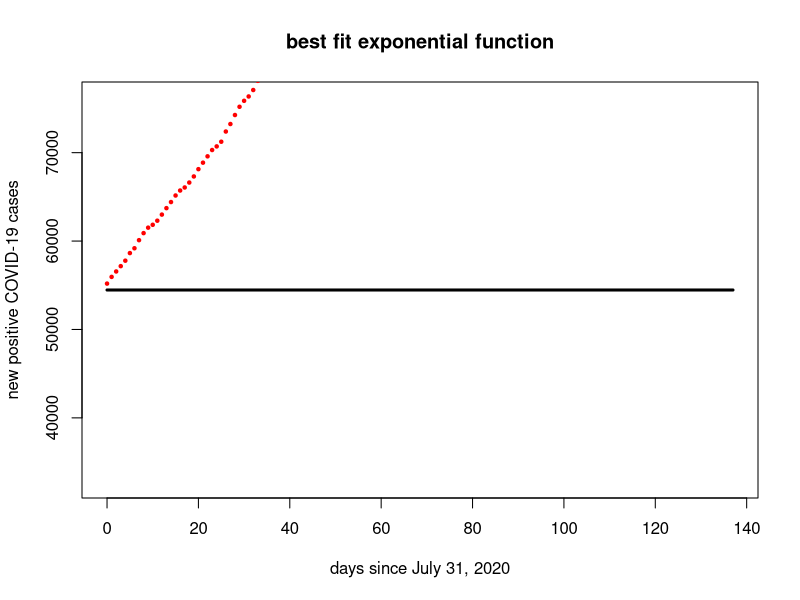
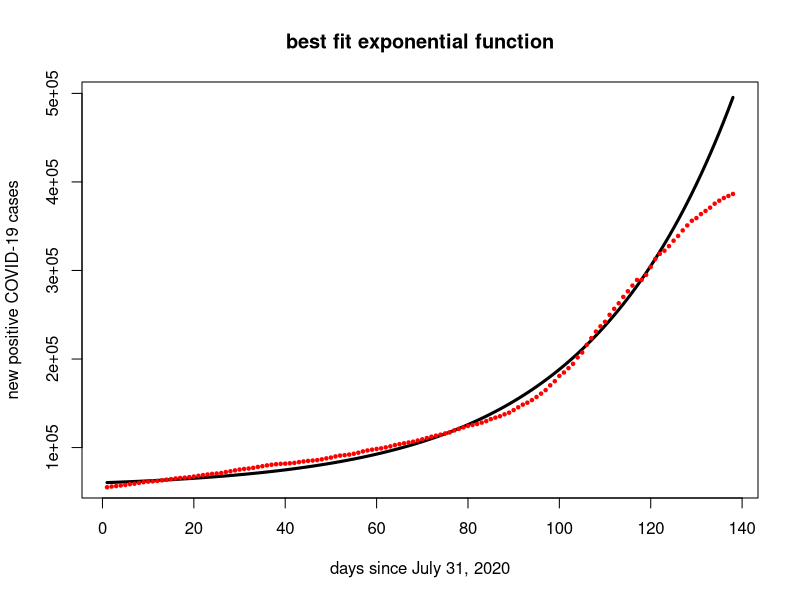

Source code (R) for these figures, in order:
## ---- chunk 1

covid.start = 54463

covid.mn = c(725, 1484, 2097, 2699, 3316, 4177, 4722, 5638, 6435, 7053, 7376, 7840, 8530, 9260, 9950, 10689, 11253, 11598, 12155, 12845, 13670, 14404, 15121, 15835, 16244, 16773, 17927, 18777, 19794, 20726, 21401, 21892, 22622, 23660, 24503, 25417, 26124, 26762, 27145, 27405, 27786, 28253, 29125, 29848, 30486, 30888, 31350, 32259, 33344, 34258, 35554, 36479, 36959, 37637, 38549, 39726, 41196, 42271, 43175, 43984, 44671, 45737, 46903, 48324, 49363, 50336, 51277, 52188, 53459, 54849, 56365, 57805, 58976, 60111, 61480, 62643, 64933, 66627, 68349, 69976, 71068, 72128, 73689, 75400, 77659, 79339, 80909, 83073, 84981, 87848, 91002, 94009, 96209, 99157, 102633, 106460, 110402, 115844, 120491, 126399, 130325, 135218, 140107, 147332, 152876, 161565, 169118, 176555, 182486, 187580, 195443, 202237, 208489, 215694, 222037, 228453, 234840, 234840, 240538, 249560, 258506, 264300, 267849, 273014, 279163, 284510, 290818, 296399, 301689, 304740, 309256, 312755, 316505, 320935, 324360, 327378, 329701, 331949)

## ---- chunk 2
xhat = c(0,0)  #this is wrong
a = exp(xhat[1])
k = xhat[2]
x = 0:(length(covid.mn)-1)

f=function(y){a * exp(k*(y))}

plot(x,f(x)+ covid.start,type="l",lwd=3,ylab="new positive COVID-19 cases", xlab="days since July 31, 2020", main="best fit exponential function")
points(x,covid.mn + covid.start,pch=20,cex=.7,col="red")
## ---- chunk 3
require(pracma)
## ---- chunk 4

A = cbind(c(1,-2,1,0,1), c(-1,3,-1,1,-1), c(0,0,1,3,1), c(0,2,0,0,4))
rref(A)

## ---- chunk 5
rref(t(A))
## ---- chunk 6
A = cbind(c(1,1,1,1), c(1,2,1,2),c(1,-1,-1,1))
b  = c(4,1,-2,-1)
rref(cbind(A,b))
## ---- chunk 7
#solve the normal equation
(xhat = solve(t(A) %*% A, t(A) %*% b))

# find the projection
(bhat = A %*% xhat)

# find the residual vector
(z = b - bhat)

# check that z is orthogonal to Col(A)
t(A) %*% z

# measure the distance between bhat and b
sqrt( t(z) %*% z)

## ---- chunk 8
A = cbind(c(1,1,1),c(2,2,-1))
b = c(6,4,2)
t(A)%*%A
t(A)%*%b
## ---- chunk 9
(xhat = solve(t(A)%*%A,t(A)%*%b))
## ---- chunk 10
bhat = A %*% xhat
r = b - bhat
sqrt(t(r)%*%r)
## ---- chunk 11


x = 1:length(covid.mn)
y = log(covid.mn)

A = cbind(x^0, x)

(xhat = solve(t(A) %*% A, t(A) %*% y))





## ---- chunk 12
a = exp(xhat[1])
k = xhat[2]
f=function(y){a * exp(k*(y))}

plot(x,f(x)+ covid.start,type="l",lwd=3,ylab="new positive COVID-19 cases", xlab="days since July 31, 2020", main="best fit exponential function")
points(x,covid.mn + covid.start,pch=20,cex=.7,col="red")

